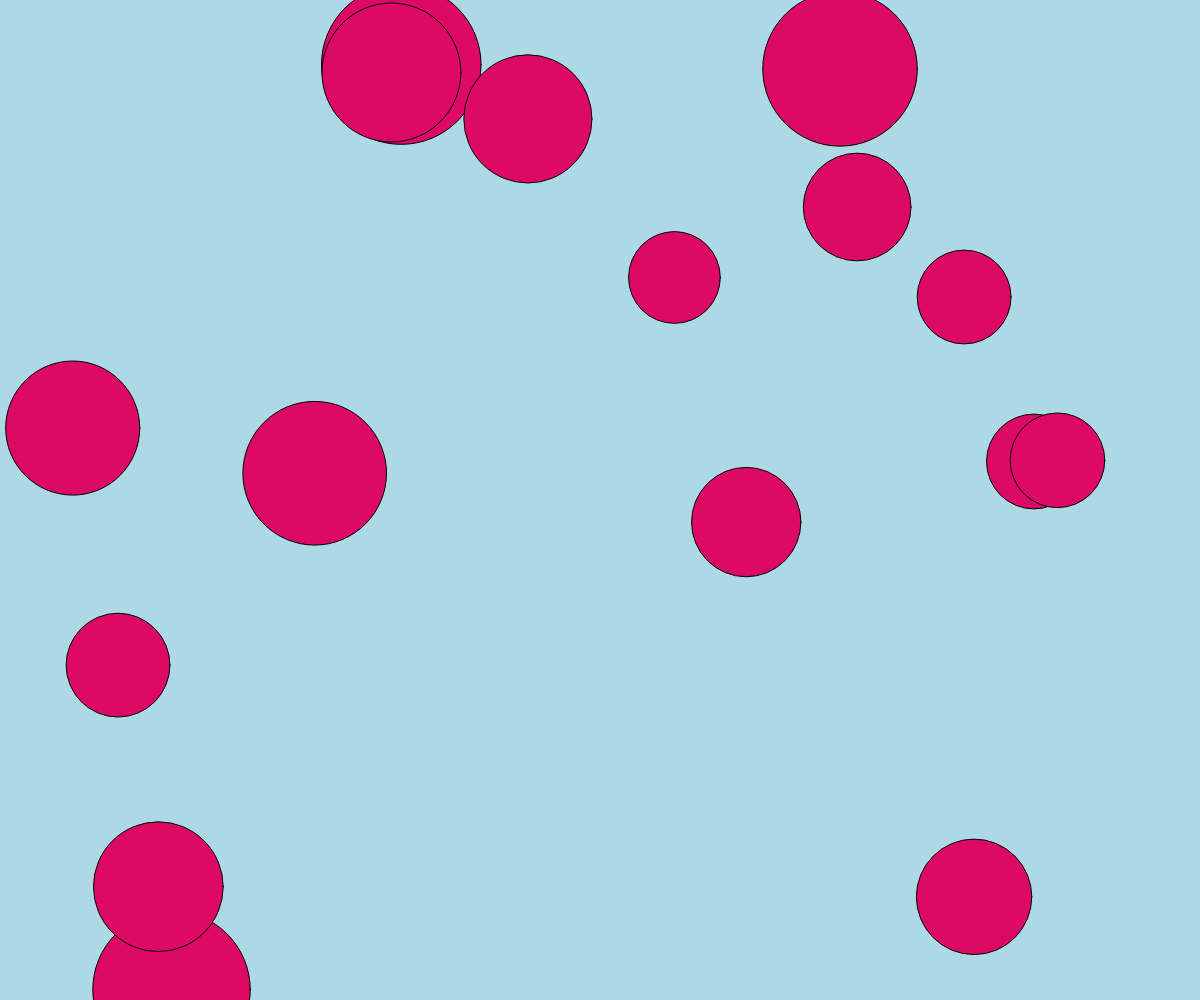
Frame 1 (no input)
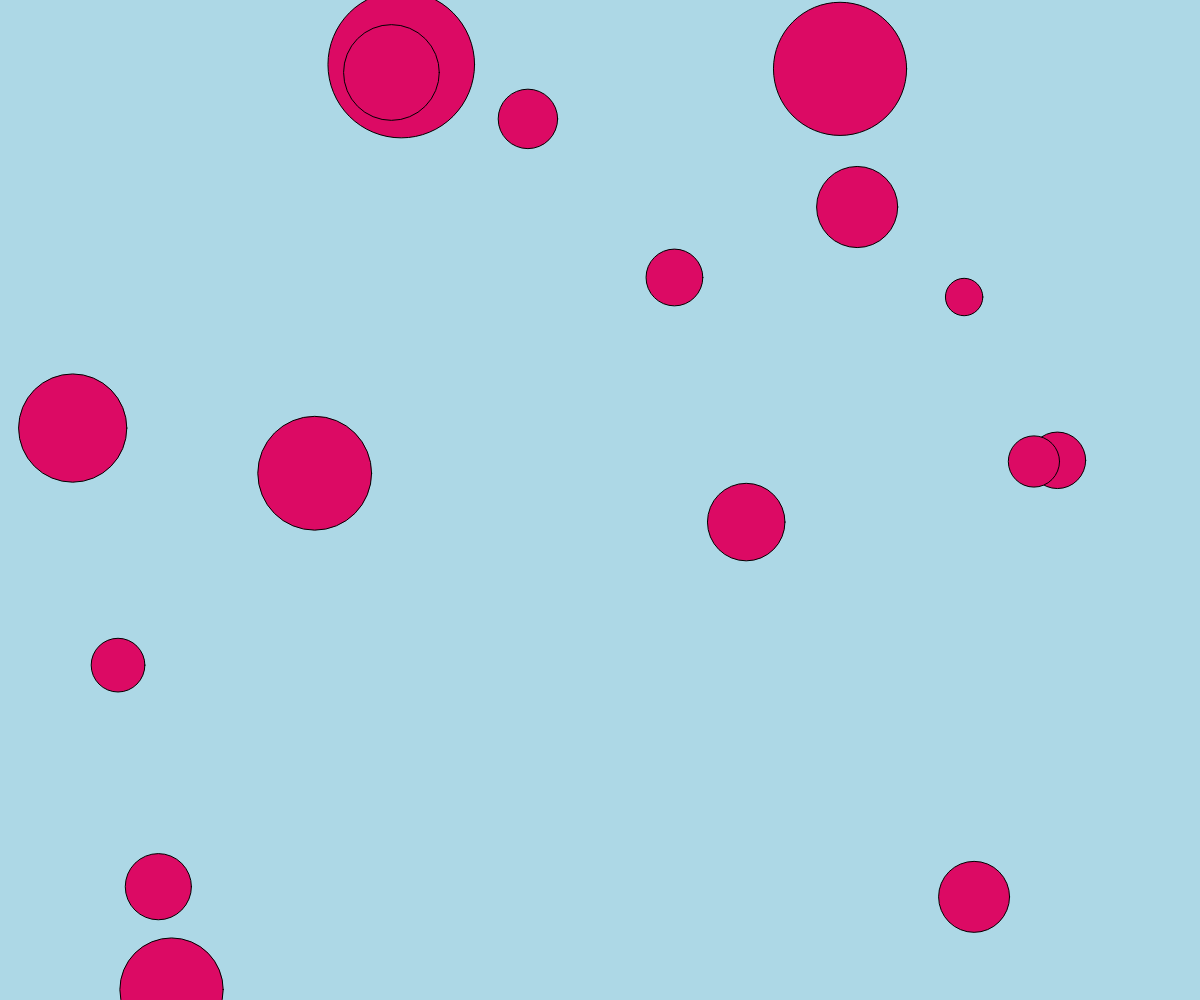
Frame 60 (no input)
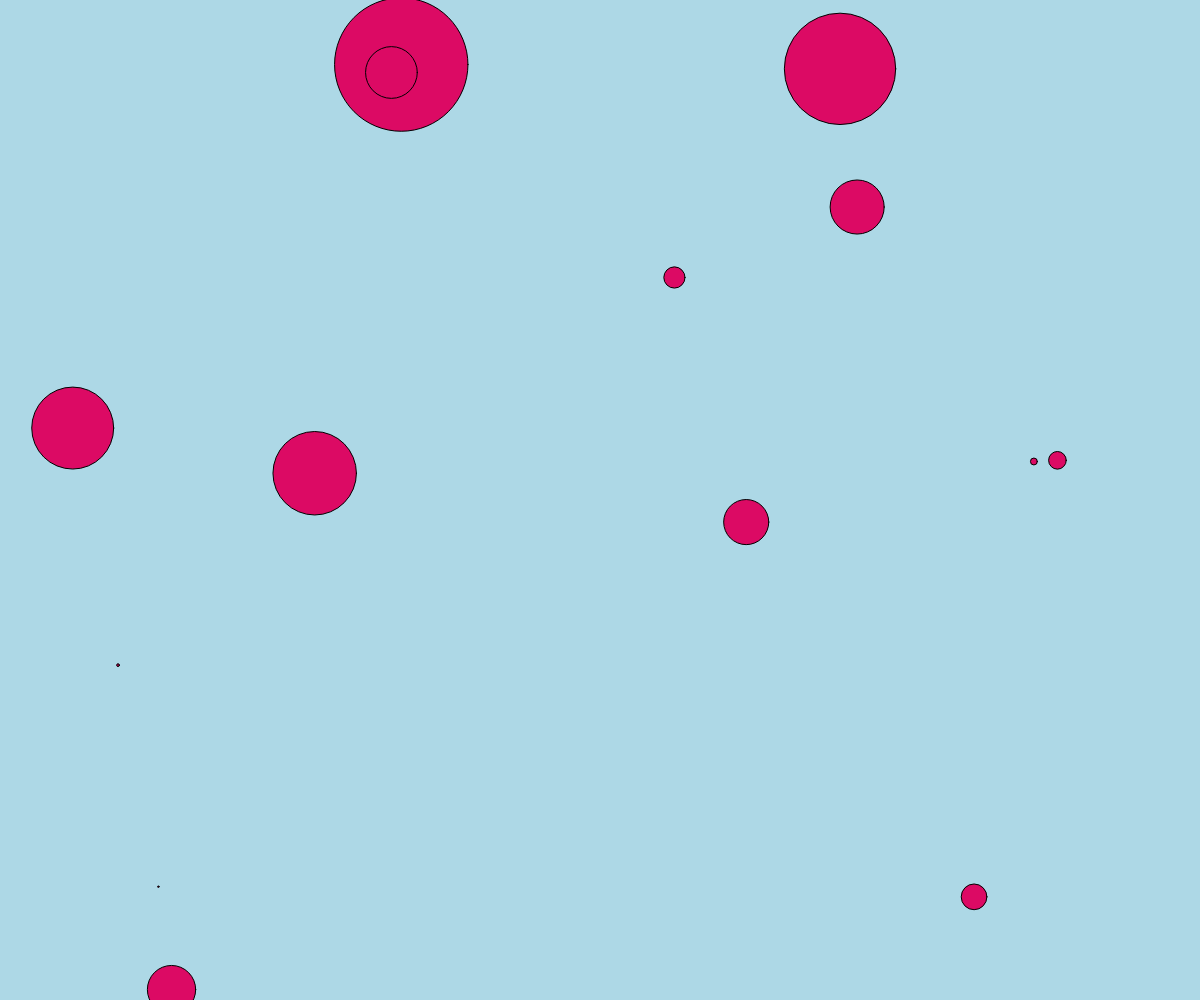
Frame 120 (the mouse pressed at the canvas centre since frame 60)

The p5.js sketch that drew these frames (run headless with seeded random() and noise() and a simulated clock; from frame 60 on, the mouse is pressed at the canvas centre):

// p5.js sketch
// ── sketch.js
let circles = [];
let numCircles = 16;

function setup() {
  createCanvas(windowWidth, windowHeight);

  for (let i = 0; i < numCircles; i++) {
    let myObject = {
      x: random(0, width),
      y: random(0, height),
      v: random(-0.6, -0.1),
      r: random(40, 80),
    };
    circles.push(myObject);
  }
}

function isVisible(circle) {
  return (circle.r > 0);
}

function compareRadius(circleA, circleB) {
  return circleA.r - circleB.r;
}

function draw() {
  background("lightblue");
  fill(220, 10, 100);

  circles = circles.filter(isVisible);
  circles.sort(compareRadius);

  for (let i = circles.length - 1; i >= 0; i -= 1) {
    let myObject = circles[i];

    // draw circles
    ellipse(myObject.x, myObject.y, 2 * myObject.r, 2 * myObject.r);

    myObject.r = max(myObject.r + myObject.v, 0);
  }
}

function mouseClicked() {
  for (let i = 0; i < 24; i++) {
    let myObject = {
      x: random(0, width),
      y: random(0, height),
      v: random(-0.6, -0.1),
      r: random(40, 80),
    };
    circles.push(myObject);
  }
}
